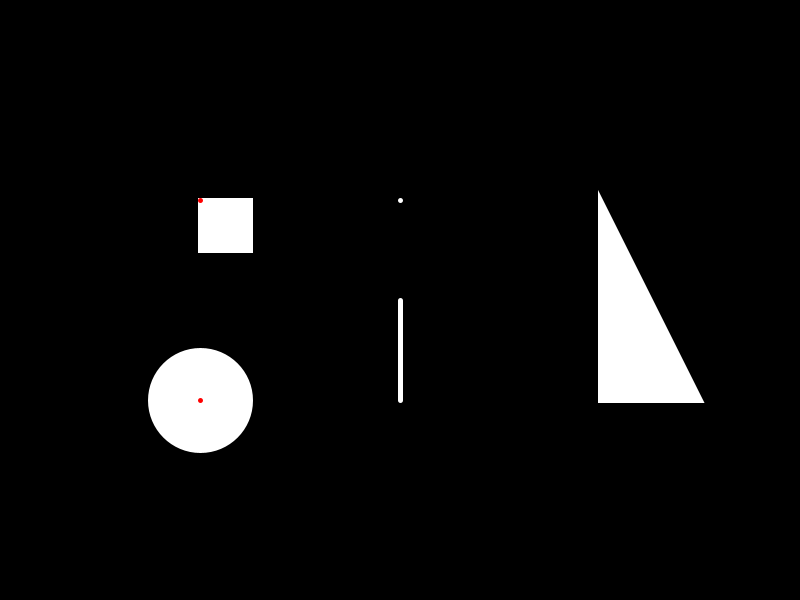
Frame 1 (no input)
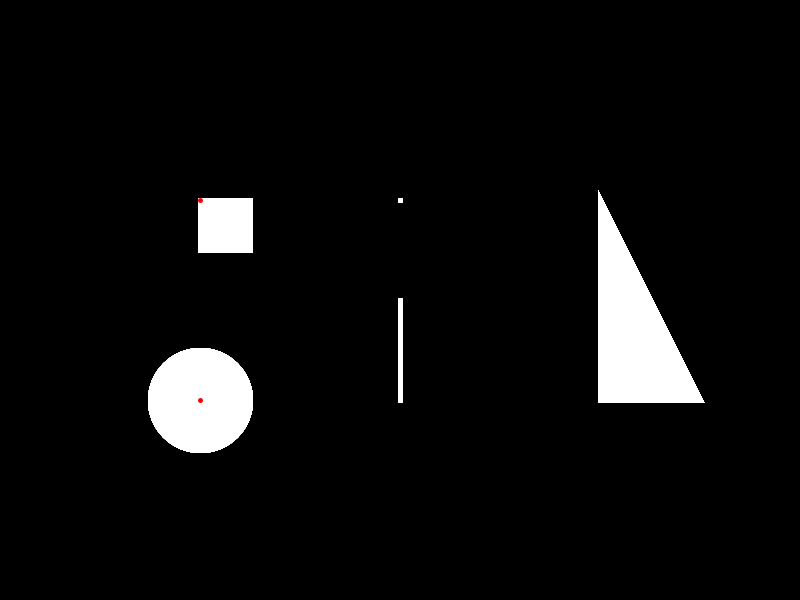
Frame 60 (the mouse pressed at the canvas centre just before this capture)
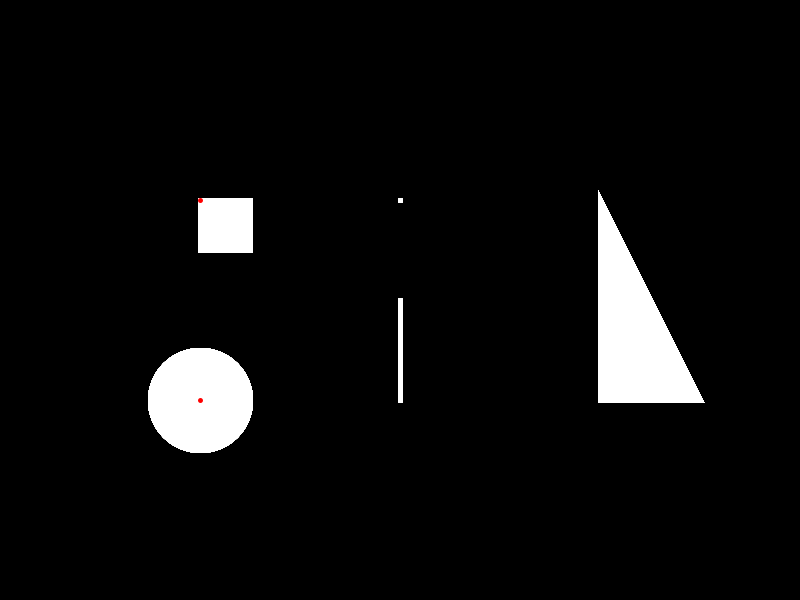
Frame 120 (the mouse held since frame 60 and released just before this capture)

The Processing sketch that drew these frames (run headless with seeded random() and noise(); from frame 60 on, the mouse is pressed at the canvas centre):

// Processing sketch: BASIC_SHAPES
// ── BASIC_SHAPES.pde
// Basic shapes
/*
 * Politecnico di Milano, Digital Art 2019/2020
 * Teacher assistant: Giulio Interlandi 
 */

void setup() {
  background(0);
  size(800, 600);
}

void draw() {

  stroke(255); //set the stroke color

  strokeWeight(5); //set the thickness

  point(400, 200);    //point

  line(400, 300, 400, 400);  //line (starting X, starting Y, ending X, ending Y)

  rect(200, 200, 50, 50); //rectangle (starting X, starting Y, width, height)

  triangle(600, 200, 700, 400, 600, 400); //triangle (1st angle X, 1st angle Y, 2nd angle X, 2nd angle Y, 3rd angle X, 3rd angle Y)

  ellipse(200, 400, 100, 100); //ellipse (center X, center Y, width, height)

  stroke(255, 0, 0); //red color
  point(200, 400);
  point(200, 200);
}
